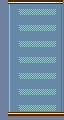

A level layout from a 2D game, rendered from its tile map. Below: a short description, then the map file with its tile-grid data intact:
An orthogonal 8x15 tile map with 8x8 px tiles, 1 tile layer (Tile Layer 1).

<map version="1.5" tiledversion="1.7.2" orientation="orthogonal" renderorder="right-down" width="8" height="15" tilewidth="8" tileheight="8" infinite="0" nextlayerid="2" nextobjectid="1">
 <tileset firstgid="1" name="MenuTiles" tilewidth="8" tileheight="8" tilecount="128" columns="32">
  <image source="MenuTiles.png" width="256" height="32" />
 </tileset>
 <layer id="1" name="Tile Layer 1" width="8" height="15">
  <data encoding="csv">
1,115,116,116,116,116,116,117,
1,118,123,124,124,124,124,119,
1,118,10,10,10,10,10,119,
1,118,123,124,124,124,124,119,
1,118,10,10,10,10,10,119,
1,118,123,124,124,124,124,119,
1,118,10,10,10,10,10,119,
1,118,123,124,124,124,124,119,
1,118,10,10,10,10,10,119,
1,118,123,124,124,124,124,119,
1,118,10,10,10,10,10,119,
1,118,123,124,124,124,124,119,
1,118,10,10,10,10,10,119,
1,118,123,124,124,124,124,119,
1,33,33,33,33,33,33,33
</data>
 </layer>
</map>
